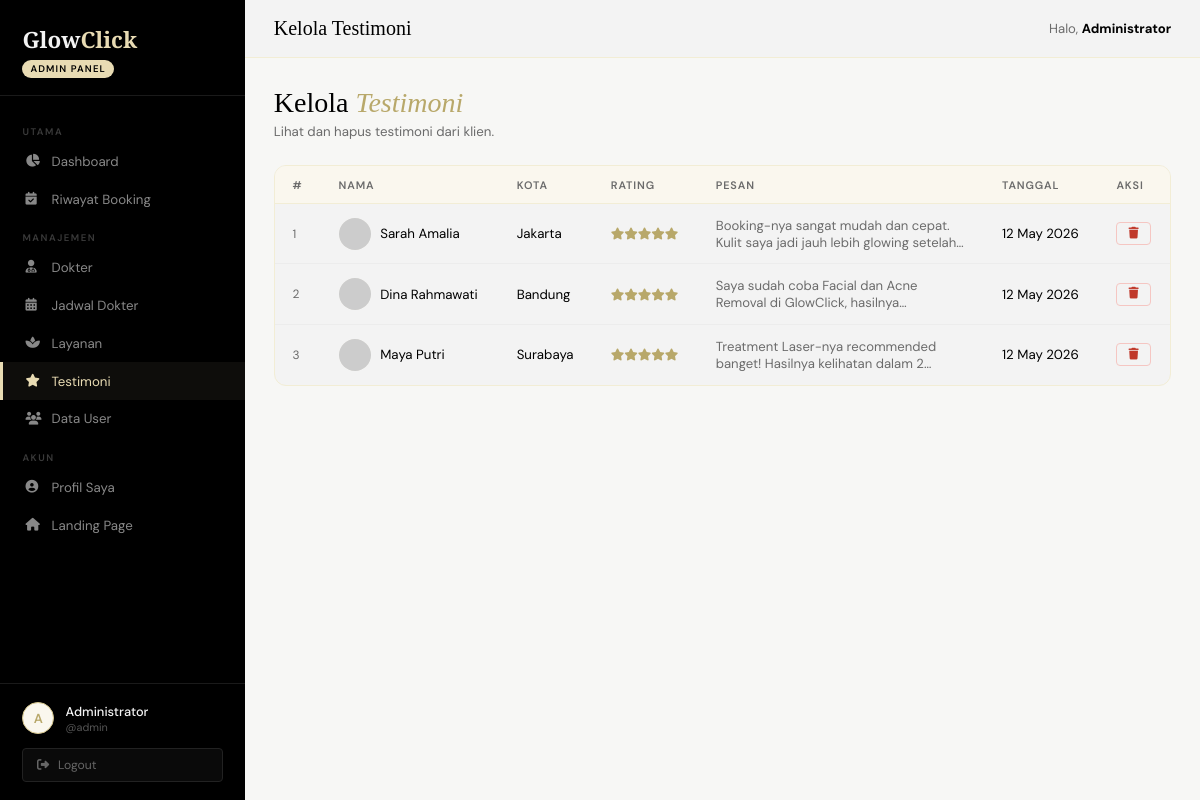
Screenshot of /app/pages/admin/testimoni.php (signed in) with the database file from the repository.
### tables this page shows
CREATE TABLE IF NOT EXISTS testimoni (
    id INT UNSIGNED AUTO_INCREMENT PRIMARY KEY,
    nama VARCHAR(100) NOT NULL,
    kota VARCHAR(100) NOT NULL,
    pesan TEXT NOT NULL,
    rating TINYINT NOT NULL DEFAULT 5,
    foto_url VARCHAR(500) NULL,
    created_at DATETIME NOT NULL DEFAULT CURRENT_TIMESTAMP
);

### app/pages/admin/testimoni.php (the view, shortened to what this page needs)
<?php
$page_title = 'Kelola Testimoni';
$conn = getDB();
$list = $conn ? $conn->query("SELECT * FROM testimoni ORDER BY created_at DESC") : null;
include '_header.php';
?>
<div class="page-header">
  <div class="page-header-text"><h1>Kelola <em>Testimoni</em></h1><p>Lihat dan hapus testimoni dari klien.</p></div>
</div>
<div class="card">
  <div class="table-wrap"><table>
    <thead><tr><th>#</th><th>Nama</th><th>Kota</th><th>Rating</th><th>Pesan</th><th>Tanggal</th><th>Aksi</th></tr></thead>
    <tbody>
    <?php if ($list && $list->num_rows > 0): $no=1; while ($t = $list->fetch_assoc()): ?>
    <tr>
      <td style="color:var(--gray-soft);font-size:.75rem;"><?= $no++ ?></td>
      <td>
        <div style="display:flex;align-items:center;gap:.6rem;">
          <img src="<?= htmlspecialchars($t['foto_url']??'') ?>" alt="" style="width:32px;height:32px;border-radius:50%;object-fit:cover;background:var(--gold-pale);" onerror="this.style.display='none'">
          <span><?= htmlspecialchars($t['nama']) ?></span>
        </div>
      </td>
      <td><?= htmlspecialchars($t['kota']) ?></td>
      <td><?php for($i=1;$i<=5;$i++) echo $i<=$t['rating']?'<i class="fa-solid fa-star" style="color:var(--gold-deep);font-size:.75rem;"></i>':'<i class="fa-regular fa-star" style="color:var(--gray-light);font-size:.75rem;"></i>'; ?></td>
      <td style="max-width:280px;"><span style="font-size:.82rem;color:var(--gray-soft);display:-webkit-box;-webkit-line-clamp:2;-webkit-box-orient:vertical;overflow:hidden;"><?= htmlspecialchars($t['pesan']) ?></span></td>
      <td style="white-space:nowrap;"><?= date('d M Y', strtotime($t['created_at'])) ?></td>
      <td><button class="btn btn-danger btn-sm" onclick="openHapus(<?= $t['id'] ?>,'<?= addslashes($t['nama']) ?>')"><i class="fa-solid fa-trash"></i></button></td>
    </tr>
    <?php endwhile; else: ?>
    <tr><td colspan="7"><div class="empty-state"><i class="fa-solid fa-star"></i><p>Belum ada testimoni.</p></div></td></tr>
    <?php endif; ?>
    </tbody>
  </table></div>
</div>
<?php if($conn)$conn->close(); include '_footer.php'; ?>

### app/pages/admin/_header.php (shortened to what this page needs)
<?php
$page = basename($_SERVER['PHP_SELF']);
?>
<!DOCTYPE html>
<html lang="id">
<head>
  <link rel="stylesheet" href="https://cdnjs.cloudflare.com/ajax/libs/font-awesome/6.5.0/css/all.min.css"/>
  <link rel="stylesheet" href="../../../assets/style/dashboard.css"/>
</head>
<body>
<aside class="sidebar" id="sidebar">
  <div class="sidebar-logo">
    <a href="dashboard.php">Glow<span>Click</span></a>
    <div class="role-badge">Admin Panel</div>
  </div>
  <nav class="sidebar-nav">
    <p class="nav-group-label">Utama</p>
    <ul>
      <li><a href="dashboard.php"  class="<?= $page==='dashboard.php'  ? 'active':'' ?>"><i class="fa-solid fa-chart-pie"></i> Dashboard</a></li>
      <li><a href="booking.php"    class="<?= $page==='booking.php'    ? 'active':'' ?>"><i class="fa-solid fa-calendar-check"></i> Riwayat Booking</a></li>
    </ul>
    <p class="nav-group-label">Manajemen</p>
    <ul>
      <li><a href="dokter.php"     class="<?= $page==='dokter.php'     ? 'active':'' ?>"><i class="fa-solid fa-user-doctor"></i> Dokter</a></li>
      <li><a href="jadwal.php"     class="<?= $page==='jadwal.php'     ? 'active':'' ?>"><i class="fa-solid fa-calendar-days"></i> Jadwal Dokter</a></li>
      <li><a href="layanan.php"    class="<?= $page==='layanan.php'    ? 'active':'' ?>"><i class="fa-solid fa-spa"></i> Layanan</a></li>
      <li><a href="testimoni.php"  class="<?= $page==='testimoni.php'  ? 'active':'' ?>"><i class="fa-solid fa-star"></i> Testimoni</a></li>
      <li><a href="user.php"       class="<?= $page==='user.php'       ? 'active':'' ?>"><i class="fa-solid fa-users"></i> Data User</a></li>
    </ul>
    <p class="nav-group-label">Akun</p>
    <ul>
      <li><a href="profil.php"     class="<?= $page==='profil.php'     ? 'active':'' ?>"><i class="fa-solid fa-circle-user"></i> Profil Saya</a></li>
      <li><a href="../../../index.php"><i class="fa-solid fa-house"></i> Landing Page</a></li>
    </ul>
  </nav>
  <div class="sidebar-footer">
    <div class="sidebar-user">
      <div class="sidebar-avatar"><?= strtoupper(substr($_SESSION['nama_lengkap']??'A',0,1)) ?></div>
      <div class="sidebar-user-info">
        <div class="s-name"><?= htmlspecialchars($_SESSION['nama_lengkap']??'Admin') ?></div>
        <div class="s-uname">@<?= htmlspecialchars($_SESSION['username']??'') ?></div>
      </div>
    </div>
    <a href="../../../app/auth/logout.php" class="btn-logout">
      <i class="fa-solid fa-right-from-bracket"></i> Logout
    </a>
  </div>
</aside>
<div class="main-content">
  <div class="topbar">
    <div class="topbar-left">
      <div class="topbar-title"><?= $page_title ?? 'Dashboard' ?></div>
    </div>
    <div class="topbar-right">
      <span class="topbar-greeting">Halo, <strong><?= htmlspecialchars($_SESSION['nama_lengkap']??'') ?></strong></span>
    </div>
  </div>
  <div class="page-body">

### app/pages/admin/_footer.php (shortened to what this page needs)
  </div>
</div>
</body>
</html>

### rows the page displays
testimoni: nama "Sarah Amalia", kota "Jakarta", rating 5 (drawn), pesan "Booking-nya sangat mudah dan cepat. Kulit saya jadi jauh lebih glowing…", created_at "12 May 2026"
testimoni: nama "Dina Rahmawati", kota "Bandung", rating 5 (drawn), pesan "Saya sudah coba Facial dan Acne Removal di GlowClick,…", created_at "12 May 2026"
testimoni: nama "Maya Putri", kota "Surabaya", rating 5 (drawn), pesan "Treatment Laser-nya recommended banget! Hasilnya kelihatan dalam…", created_at "12 May 2026"

### other values shown
substr($_SESSION['nama_lengkap']??'A',0,1) "A"
$_SESSION['nama_lengkap'] "Administrator"
$_SESSION['username'] "admin"
$page_title "Kelola Testimoni"
